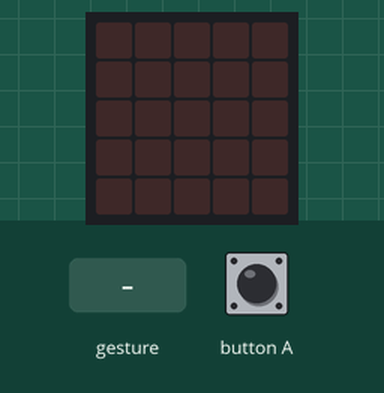
This program was run on a simulated BBC micro:bit (MakeCode). Parts: the board's 5×5 LED display. The inputs (shaded band) are chosen by the test bench. Random numbers come from a fixed seed; a tilt is held for 1.5 s and a shake lasts 1 s, then the board lies face up again.

Above: at 1.2 s.
1.3 s: button A pressed for 0.15 s
At 2.0 s:
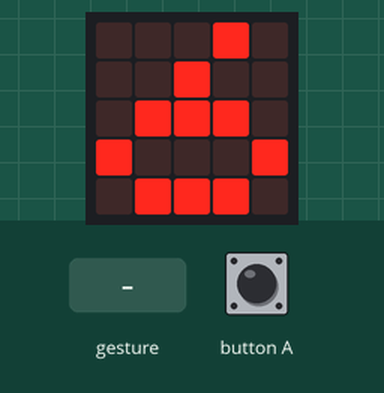
4.4 s: gesture 'shake'
At 7.9 s:
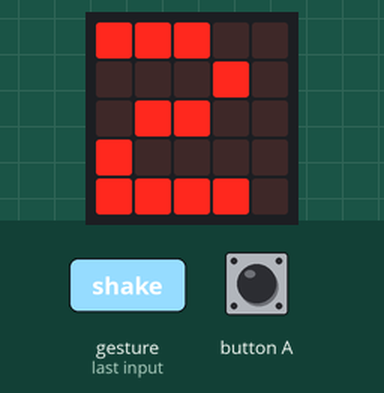
Timing chart, 0 to 9.4 s (numbered marks = the images above; inputs shaded):
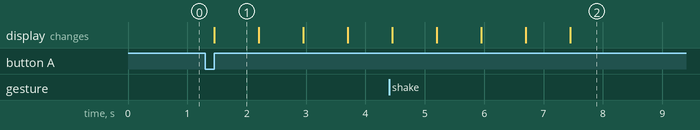

The program:

main.ts
```typescript
input.onButtonPressed(Button.A, function () {
    for (let index = 0; index < 4; index++) {
        basic.showNumber(6)
        basic.showNumber(7)
    }
})
input.onGesture(Gesture.Shake, function () {
    basic.showNumber(randint(1, 5))
})
```

test.ts
```typescript
// ide kerülnek a tesztek; a rendszer ezt nem kompilálja, ha a csomagot bővítményként használják.
```

Measured:
- after the input at 1.3 s, the display: changes after 0.15 s (image 1)
- what the display in image 1 shows lasts 0.7 s, from 1.5 s to 2.2 s
